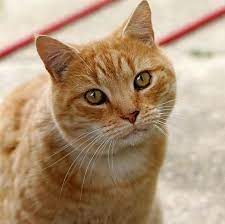
#> input picture cat.jpg, 225 x 224 px
$ python sobel-cany.py   (older library calls are emulated)
#> lines starting #> are read from the running program, lines starting #| are printed output that depends on the picture; after the words box and inside, x2 and y2 are one past the last pixel; in counts of white or black regions, pixels touching at a corner belong together
import cv2
import numpy as np
img=cv2.imread('cat.jpg')
#> img is the input picture: shape (224, 225, 3); mean B, G, R 121, 149, 175.7
img_gry = cv2.cvtColor(img,cv2.COLOR_BGR2GRAY)
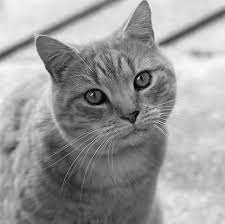
#> img_gry: shape (224, 225); min 2, max 252, mean 153.8
img_blur = cv2.GaussianBlur(img_gry,(3,3),0)
sobelx=cv2.Sobel(src=img_blur,ddepth=cv2.CV_64F,dx=1,dy=0,ksize=5)
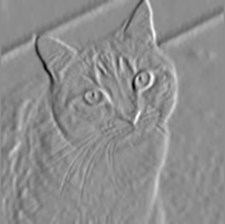
#> sobelx: shape (224, 225) float64; min -6288, max 5044, mean 8; drawn with min black and max white
sobely=cv2.Sobel(src=img_blur,ddepth=cv2.CV_64F,dx=0,dy=1,ksize=5)
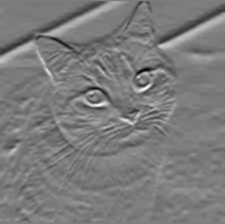
#> sobely: shape (224, 225) float64; min -4925, max 5109, mean -50.1; drawn with min black and max white
sobelxy=cv2.Sobel(src=img_blur,ddepth=cv2.CV_64F,dx=1,dy=1,ksize=5)
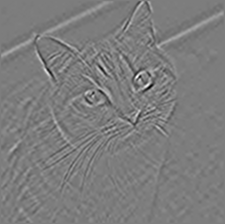
#> sobelxy: shape (224, 225) float64; min -1182, max 1225, mean 0.1; drawn with min black and max white
result = np.hstack((sobelx,sobely, sobelxy))
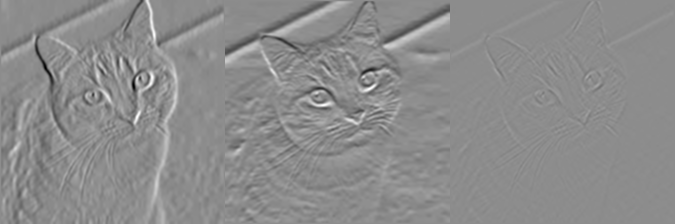
#> result: shape (224, 675) float64; min -6288, max 5109, mean -14; drawn with min black and max white
cv2.imshow('Result,Sobel of (X,Y,XY)', result)
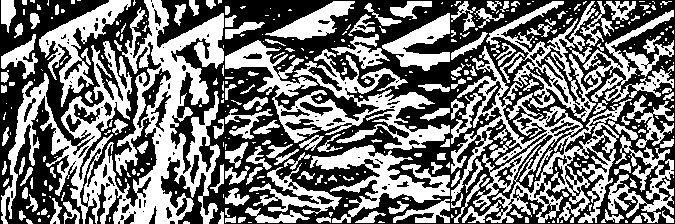
#> window 'Result,Sobel of (X,Y,XY)': shape (224, 675); 45.9% white; 412 white regions (256 under 20 px), largest, box (x1, y1, x2, y2) and area: (1, 0, 224, 224) 17698, (451, 1, 674, 223) 14348, (225, 40, 450, 150) 7011
edges = cv2.Canny(image=img_blur,threshold1 = 100,threshold2=200)
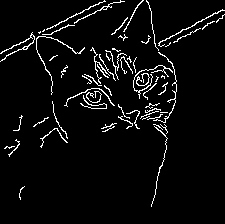
#> edges: shape (224, 225); 4.8% white in thin lines or dots
cv2.imshow('Canny Edge',edges)
